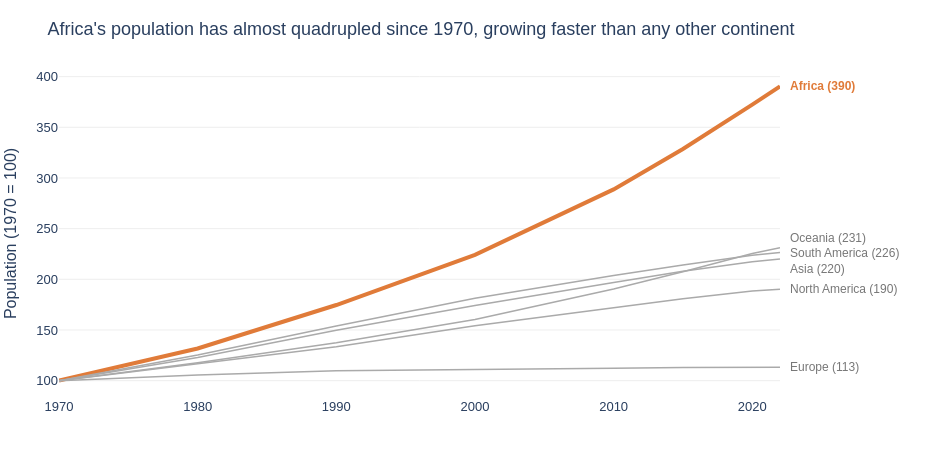

Notebook code cell kept with this figure:
### Markdown cell above
**Chart choice & justification:** *Which chart did you choose, and why? Justify design choices.

*YOUR ANSWER HERE*

### Code cell
# Q1
cont = df_long.groupby(['Continent', 'Year'], as_index=False)['Population'].sum()
cont['Index'] = cont['Population'] / cont.groupby('Continent')['Population'].transform('first') * 100

last = cont[cont['Year'] == 2022].sort_values('Index', ascending=False)
fastest = last.iloc[0]['Continent']
color_map = {c: '#E07B39' if c == fastest else '#AAAAAA' for c in cont['Continent'].unique()}

fig = px.line(cont, x='Year', y='Index', color='Continent', color_discrete_map=color_map,
              labels={'Index': 'Population (1970 = 100)', 'Year': ''},
              title="Africa's population has almost quadrupled since 1970, growing faster than any other continent",
              template='plotly_white', height=450, width=950)

fig.update_traces(line=dict(width=1.5), showlegend=False)
fig.update_traces(line=dict(width=4), selector=dict(name=fastest))
fig.update_layout(font=dict(family='Arial', size=13), margin=dict(l=10, r=170, t=70, b=40),
                  xaxis=dict(showgrid=False, range=[1970, 2022]),
                  yaxis=dict(gridcolor='#EEEEEE'))

# direct labels at the end of each line 
for _, r in last.iterrows():
    hl = r['Continent'] == fastest
    fig.add_annotation(x=2022, y=r['Index'], text=f"{r['Continent']} ({r['Index']:.0f})",
                       showarrow=False, xanchor='left', xshift=8,
                       yshift={'Oceania': 10, 'Asia': -10}.get(r['Continent'], 0),
                       font=dict(size=12, family='Arial', color='#E07B39' if hl else '#777777',
                                 weight='bold' if hl else 'normal'))
fig.show()

### Figure 1 — Plotly figure (JSON) as saved in the notebook; plotly's stock layout.template omitted (floating-point values rounded to 4 significant figures)
{"data": [{"hovertemplate": "Continent=Africa<br>=%{x}<br>Population (1970 = 100)=%{y}<extra></extra>", "legendgroup": "Africa", "line": {"color": "#E07B39", "dash": "solid", "width": 4}, "marker": {"symbol": "circle"}, "mode": "lines", "name": "Africa", "orientation": "v", "showlegend": false, "type": "scatter", "x": [1970, 1980, 1990, 2000, 2010, 2015, 2020, 2022], "xaxis": "x", "y": [100.0, 131.8, 174.6, 224.1, 288.8, 328.7, 372.3, 390.4], "yaxis": "y"}, {"hovertemplate": "Continent=Asia<br>=%{x}<br>Population (1970 = 100)=%{y}<extra></extra>", "legendgroup": "Asia", "line": {"color": "#AAAAAA", "dash": "solid", "width": 1.5}, "marker": {"symbol": "circle"}, "mode": "lines", "name": "Asia", "orientation": "v", "showlegend": false, "type": "scatter", "x": [1970, 1980, 1990, 2000, 2010, 2015, 2020, 2022], "xaxis": "x", "y": [100.0, 122.9, 149.7, 174.1, 196.7, 207.9, 217.4, 220.1], "yaxis": "y"}, {"hovertemplate": "Continent=Europe<br>=%{x}<br>Population (1970 = 100)=%{y}<extra></extra>", "legendgroup": "Europe", "line": {"color": "#AAAAAA", "dash": "solid", "width": 1.5}, "marker": {"symbol": "circle"}, "mode": "lines", "name": "Europe", "orientation": "v", "showlegend": false, "type": "scatter", "x": [1970, 1980, 1990, 2000, 2010, 2015, 2020, 2022], "xaxis": "x", "y": [100.0, 105.6, 109.8, 110.7, 112.1, 113.1, 113.7, 113.3], "yaxis": "y"}, {"hovertemplate": "Continent=North America<br>=%{x}<br>Population (1970 = 100)=%{y}<extra></extra>", "legendgroup": "North America", "line": {"color": "#AAAAAA", "dash": "solid", "width": 1.5}, "marker": {"symbol": "circle"}, "mode": "lines", "name": "North America", "orientation": "v", "showlegend": false, "type": "scatter", "x": [1970, 1980, 1990, 2000, 2010, 2015, 2020, 2022], "xaxis": "x", "y": [100.0, 116.8, 133.6, 154.1, 172.1, 180.8, 188.4, 190.3], "yaxis": "y"}, {"hovertemplate": "Continent=Oceania<br>=%{x}<br>Population (1970 = 100)=%{y}<extra></extra>", "legendgroup": "Oceania", "line": {"color": "#AAAAAA", "dash": "solid", "width": 1.5}, "marker": {"symbol": "circle"}, "mode": "lines", "name": "Oceania", "orientation": "v", "showlegend": false, "type": "scatter", "x": [1970, 1980, 1990, 2000, 2010, 2015, 2020, 2022], "xaxis": "x", "y": [100.0, 117.7, 137.3, 160.3, 190.5, 207.4, 225.5, 231.2], "yaxis": "y"}, {"hovertemplate": "Continent=South America<br>=%{x}<br>Population (1970 = 100)=%{y}<extra></extra>", "legendgroup": "South America", "line": {"color": "#AAAAAA", "dash": "solid", "width": 1.5}, "marker": {"symbol": "circle"}, "mode": "lines", "name": "South America", "orientation": "v", "showlegend": false, "type": "scatter", "x": [1970, 1980, 1990, 2000, 2010, 2015, 2020, 2022], "xaxis": "x", "y": [100.0, 125.3, 154.0, 181.2, 203.7, 214.1, 223.7, 226.4], "yaxis": "y"}], "layout": {"annotations": [{"font": {"color": "#E07B39", "family": "Arial", "size": 12, "weight": "bold"}, "showarrow": false, "text": "Africa (390)", "x": 2022, "xanchor": "left", "xshift": 8, "y": 390.4, "yshift": 0}, {"font": {"color": "#777777", "family": "Arial", "size": 12, "weight": "normal"}, "showarrow": false, "text": "Oceania (231)", "x": 2022, "xanchor": "left", "xshift": 8, "y": 231.2, "yshift": 10}, {"font": {"color": "#777777", "family": "Arial", "size": 12, "weight": "normal"}, "showarrow": false, "text": "South America (226)", "x": 2022, "xanchor": "left", "xshift": 8, "y": 226.4, "yshift": 0}, {"font": {"color": "#777777", "family": "Arial", "size": 12, "weight": "normal"}, "showarrow": false, "text": "Asia (220)", "x": 2022, "xanchor": "left", "xshift": 8, "y": 220.1, "yshift": -10}, {"font": {"color": "#777777", "family": "Arial", "size": 12, "weight": "normal"}, "showarrow": false, "text": "North America (190)", "x": 2022, "xanchor": "left", "xshift": 8, "y": 190.3, "yshift": 0}, {"font": {"color": "#777777", "family": "Arial", "size": 12, "weight": "normal"}, "showarrow": false, "text": "Europe (113)", "x": 2022, "xanchor": "left", "xshift": 8, "y": 113.3, "yshift": 0}], "font": {"family": "Arial", "size": 13}, "height": 450, "legend": {"title": {"text": "Continent"}, "tracegroupgap": 0}, "margin": {"b": 40, "l": 10, "r": 170, "t": 70}, "title": {"text": "Africa's population has almost quadrupled since 1970, growing faster than any other continent"}, "width": 950, "xaxis": {"anchor": "y", "domain": [0, 1], "range": [1970, 2022], "showgrid": false, "title": {"text": ""}}, "yaxis": {"anchor": "x", "domain": [0, 1], "gridcolor": "#EEEEEE", "title": {"text": "Population (1970 = 100)"}}}}
